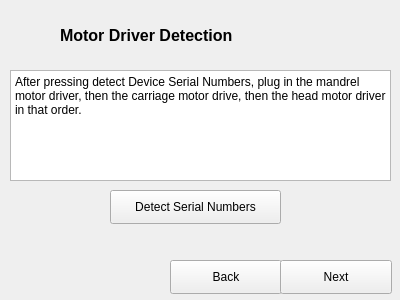
<?xml version="1.0" encoding="UTF-8"?>
<ui version="4.0">
 <class>WizardPage</class>
 <widget class="QWizardPage" name="WizardPage">
  <property name="geometry">
   <rect>
    <x>0</x>
    <y>0</y>
    <width>400</width>
    <height>300</height>
   </rect>
  </property>
  <property name="windowTitle">
   <string>WizardPage</string>
  </property>
  <widget class="QPushButton" name="pushButton">
   <property name="geometry">
    <rect>
     <x>170</x>
     <y>260</y>
     <width>112</width>
     <height>34</height>
    </rect>
   </property>
   <property name="text">
    <string>Back</string>
   </property>
  </widget>
  <widget class="QPushButton" name="pushButton_2">
   <property name="geometry">
    <rect>
     <x>280</x>
     <y>260</y>
     <width>112</width>
     <height>34</height>
    </rect>
   </property>
   <property name="text">
    <string>Next</string>
   </property>
  </widget>
  <widget class="QPlainTextEdit" name="plainTextEdit_3">
   <property name="geometry">
    <rect>
     <x>10</x>
     <y>70</y>
     <width>381</width>
     <height>111</height>
    </rect>
   </property>
   <property name="autoFillBackground">
    <bool>false</bool>
   </property>
   <property name="frameShadow">
    <enum>QFrame::Plain</enum>
   </property>
   <property name="verticalScrollBarPolicy">
    <enum>Qt::ScrollBarAlwaysOff</enum>
   </property>
   <property name="horizontalScrollBarPolicy">
    <enum>Qt::ScrollBarAlwaysOff</enum>
   </property>
   <property name="plainText">
    <string>After pressing detect Device Serial Numbers, plug in the mandrel motor driver, then the carriage motor drive, then the head motor driver in that order. 
</string>
   </property>
   <property name="textInteractionFlags">
    <set>Qt::NoTextInteraction</set>
   </property>
  </widget>
  <widget class="QPushButton" name="pushButton_3">
   <property name="geometry">
    <rect>
     <x>110</x>
     <y>190</y>
     <width>171</width>
     <height>34</height>
    </rect>
   </property>
   <property name="text">
    <string>Detect Serial Numbers</string>
   </property>
  </widget>
  <widget class="QLabel" name="label">
   <property name="geometry">
    <rect>
     <x>60</x>
     <y>20</y>
     <width>281</width>
     <height>31</height>
    </rect>
   </property>
   <property name="font">
    <font>
     <pointsize>12</pointsize>
     <weight>75</weight>
     <bold>true</bold>
    </font>
   </property>
   <property name="text">
    <string>Motor Driver Detection</string>
   </property>
  </widget>
 </widget>
 <resources/>
 <connections/>
</ui>
